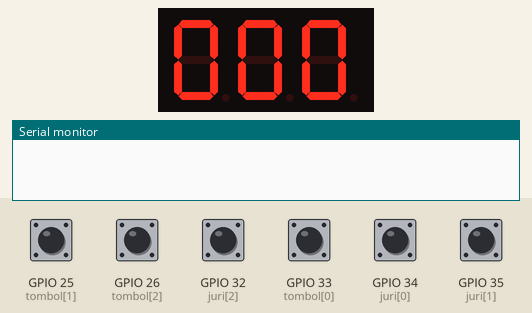
Recording of a sketch running on a simulated ESP32. On the bench: 3-digit seven-segment display, the last lines printed to the serial monitor. Wiring (from diagram.json): 3-digit 7-segment display, segments lit when HIGH: segments GPIO 16, GPIO 4, GPIO 0, GPIO 2, GPIO 15, GPIO 17, GPIO 5; digit selects GPIO 18, GPIO 21, GPIO 22. Inputs (shaded band) come from the test bench; at power-on: GPIO 25 (tombol[1]), GPIO 26 (tombol[2]), GPIO 32 (juri[2]), GPIO 33 (tombol[0]), GPIO 34 (juri[0]), GPIO 35 (juri[1]) HIGH. The segment pins are drawn as the display they are named for.

Above: at 1.2 s.
1.3 s: GPIO 25 (tombol[1]) pulled LOW for 0.15 s
At 2.5 s:
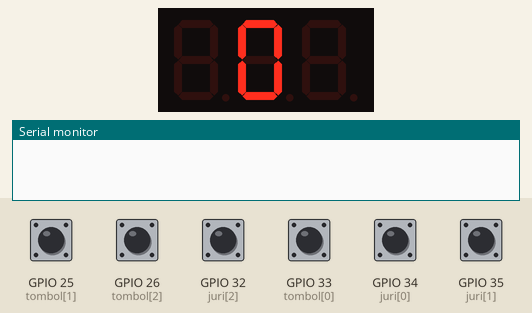
2.9 s: GPIO 34 (juri[0]) pulled LOW for 0.15 s
4.5 s: GPIO 26 (tombol[2]) pulled LOW for 0.15 s
At 5.0 s:
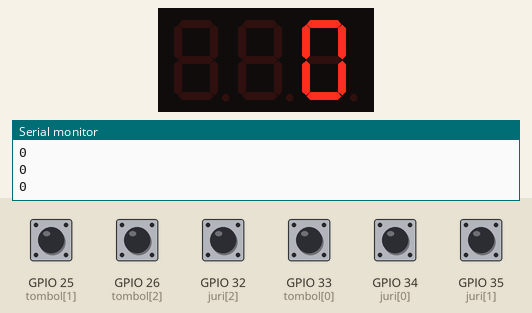
6.1 s: GPIO 35 (juri[1]) pulled LOW for 0.15 s
At 6.7 s:
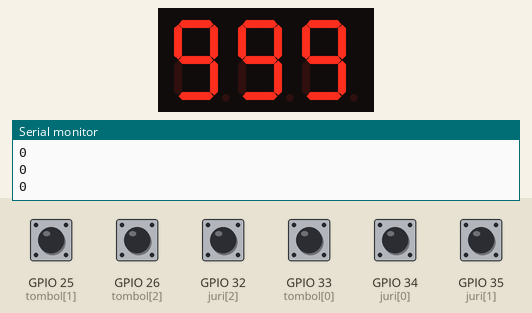
Timing chart, 0 to 8.7 s (numbered marks = the images above; inputs shaded):
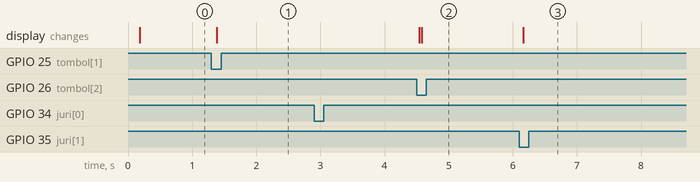

The sketch:

sketch.ino
```cpp
// Definisikan pin GPIO untuk a-g
const int pins[] = {16, 4, 0, 2, 15, 17, 5}; // a, b, c, d, e, f, g
const int tombol[] = {33, 25, 26}; // 3 tombol untuk 3 peserta
// Definisikan pin untuk common
const int common_pins[] = {18, 21, 22}; // common
const int juri[] = {34, 35, 32};
int nilai_peserta[3] = {0, 0, 0};
int pesertaAktif = 0;
bool tombolDitekan = false; // Variabel untuk memeriksa apakah sudah ada tombol yang ditekan
const int angka_7seg[10][7] = {
    {HIGH, HIGH, HIGH, HIGH, HIGH, HIGH, LOW},  // 0
    {LOW, HIGH, HIGH, LOW, LOW, LOW, LOW},      // 1
    {HIGH, HIGH, LOW, HIGH, HIGH, LOW, HIGH},   // 2
    {HIGH, HIGH, HIGH, HIGH, LOW, LOW, HIGH},   // 3
    {LOW, HIGH, HIGH, LOW, LOW, HIGH, HIGH},    // 4
    {HIGH, LOW, HIGH, HIGH, LOW, HIGH, HIGH},   // 5
    {HIGH, LOW, HIGH, HIGH, HIGH, HIGH, HIGH},  // 6
    {HIGH, HIGH, HIGH, LOW, LOW, LOW, LOW},     // 7
    {HIGH, HIGH, HIGH, HIGH, HIGH, HIGH, HIGH}, // 8
    {HIGH, HIGH, HIGH, HIGH, LOW, HIGH, HIGH}   // 9
};


void setup() {
    Serial.begin(115200);

    // Inisialisasi semua pin a-g sebagai OUTPUT
    for (int i = 0; i < 7; i++) {
        pinMode(pins[i], OUTPUT);
    }

    // Inisialisasi semua pin common sebagai OUTPUT
    for (int i = 0; i < 3; i++) {
        pinMode(common_pins[i], OUTPUT);
    }

    // Inisialisasi semua tombol sebagai INPUT_PULLUP
    for (int i = 0; i < 3; i++) {
        pinMode(tombol[i], INPUT_PULLUP);
    }

    // Inisialisasi tombol juri sebagai INPUT_PULLUP
    for (int i = 0; i < 3; i++) {
        pinMode(juri[i], INPUT_PULLUP);
    }

    // Contoh pengaturan status pin
    digitalWrite(pins[0], HIGH); // Aktifkan pin a
    digitalWrite(pins[1], HIGH); // Aktifkan pin b
    digitalWrite(pins[2], HIGH); // Aktifkan pin c
    digitalWrite(pins[3], HIGH); // Aktifkan pin d
    digitalWrite(pins[4], HIGH); // Aktifkan pin e
    digitalWrite(pins[5], HIGH); // Aktifkan pin f
    digitalWrite(pins[6], LOW);  // Nonaktifkan pin g

    // Mengatur status pin common
    for (int i = 0; i < 3; i++) {
        digitalWrite(common_pins[i], LOW); // Menonaktifkan semua pin common
    }

    // Tampilkan angka awal (nilai peserta 0)
    tampilkanAngka(0);
    // Serial.println(pesertaAktif + "YAAA");
}

void loop() {
    if (tombolDitekan == false) {  // Jika belum ada tombol yang ditekan
        for (int i = 0; i < 3; i++) {
            if (digitalRead(tombol[i]) == LOW) {  // Jika tombol ditekan
                tombolDitekan = true;  // Mengunci agar hanya tombol pertama yang dihitung
                pesertaAktif = i;  // Update pesertaAktif dengan indeks peserta yang menekan tombol
                // Matikan semua common pin kecuali yang sesuai dengan tombol yang ditekan
                for (int j = 0; j < 3; j++) {
                    if (i == j) {
                        digitalWrite(common_pins[j], LOW);  // Tetap LOW (aktif) untuk tombol yang ditekan pertama
                    } else {
                        digitalWrite(common_pins[j], HIGH);  // HIGH (nonaktif) untuk common pin lainnya
                    }
                }
                break;  // Keluar dari loop setelah tombol pertama ditekan
            }
        }
    }


    // Cek tombol reset (juri pin 34)
    if (digitalRead(juri[0]) == LOW) {
        resetNilaiPeserta();

    }

    // Cek tombol naik (juri pin 35) - hanya bekerja jika ada peserta yang sudah menekan tombol
    if (digitalRead(juri[1]) == LOW && tombolDitekan) {
        tambahNilai();
        tampilkanSemuaPeserta();  // Tampilkan kembali nilai semua peserta

    }

    // Cek tombol turun (juri pin 32) - hanya bekerja jika ada peserta yang sudah menekan tombol
    if (digitalRead(juri[2]) == LOW && tombolDitekan) {
        kurangNilai();
        switchPeserta();
        tampilkanSemuaPeserta();  // Tampilkan kembali nilai semua peserta setelah pindah peserta
    }
}
// Fungsi untuk menampilkan angka di 7-segment
void tampilkanAngka(int angka) {
    for (int i = 0; i < 7; i++) {
        digitalWrite(pins[i], angka_7seg[angka][i]);
    }

}

// Fungsi untuk menampilkan nilai semua peserta
void tampilkanSemuaPeserta() {
    for (int i = 0; i < 3; i++) {
        digitalWrite(common_pins[i], LOW);  // Aktifkan semua common pin (display peserta)
        tampilkanAngka(nilai_peserta[i]);   // Tampilkan nilai peserta
    }
}

// Fungsi untuk reset nilai semua peserta ke 0
void resetNilaiPeserta() {
    for (int i = 0; i < 3; i++) {
        nilai_peserta[i] = 0;  // Set semua nilai peserta ke 0
    }
    tampilkanAngka(0);  // Tampilkan 0 di 7-segment
    tombolDitekan = false;  // Set tombolDitekan kembali ke false agar juri tidak bisa menaikkan/mengurangi nilai
                        Serial.println(tombolDitekan);

}

// Fungsi untuk menambah nilai pada peserta aktif
void tambahNilai() {
  // Serial.println(nilai_peserta);
    if (nilai_peserta[pesertaAktif] < 9) {
        nilai_peserta[pesertaAktif]++;  // Tambah nilai peserta aktif
    }
    tampilkanAngka(nilai_peserta[pesertaAktif]);  // Tampilkan nilai yang baru
}
// Fungsi untuk mengurangi nilai pada peserta aktif
void kurangNilai() {
    if (nilai_peserta[pesertaAktif] > 0) {
        nilai_peserta[pesertaAktif]--;  // Kurangi nilai peserta aktif
    }
    tampilkanAngka(nilai_peserta[pesertaAktif]);  // Tampilkan nilai yang baru
}

// Fungsi untuk beralih ke peserta berikutnya
void switchPeserta() {
    digitalWrite(common_pins[pesertaAktif], HIGH);  // Matikan display peserta yang aktif
    pesertaAktif = (pesertaAktif + 1) % 3;  // Beralih ke peserta berikutnya
    digitalWrite(common_pins[pesertaAktif], LOW);   // Nyalakan display peserta yang baru
    tampilkanAngka(nilai_peserta[pesertaAktif]);  // Tampilkan nilai peserta yang baru
}
```

Measured:
- after the input at 1.3 s, the display: changes after 0.08 s (image 1)
- after the input at 4.5 s, the display: first changes at once (image 2 shows a later state)
- after the input at 6.1 s, the display: changes after 0.06 s (image 3)
